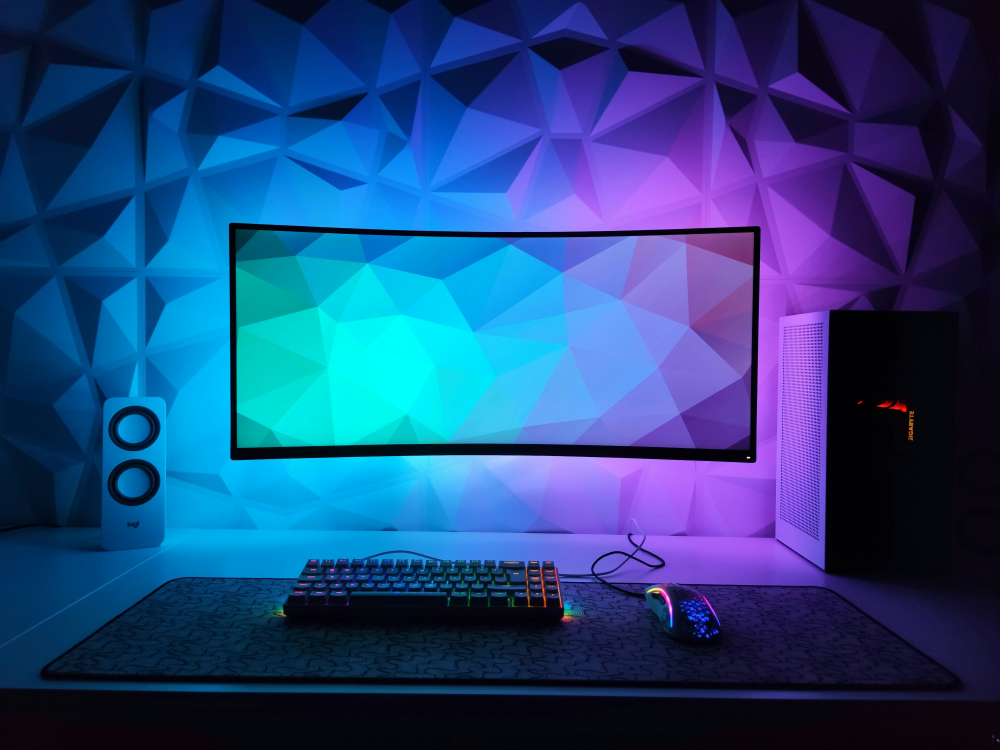
#> input picture reels/frames/real/desk_blue.jpg, 3000 x 2250 px (shown at 1/3 size)
$ python -i frame.py   (imports and definitions only)
#> lines starting #> are read from the running program, lines starting #| are printed output that depends on the picture; after the words box and inside, x2 and y2 are one past the last pixel; in counts of white or black regions, pixels touching at a corner belong together
"""Put gameplay on the TV of a gaming-room background (TV screen is chroma green in the room image).

prep:    frame.py prep <room.jpg>                 -> rooms/<name>.png (RGBA, screen cut out) + <name>.json (screen box)
still:   frame.py still <room> <video> <sec> <hook> <out.jpg>
video:   frame.py video <room> <video> <start> <end> <hook> <out.mp4>
Hook text uses "*word*" to highlight a word in yellow.
"""
from __future__ import annotations

import json
import subprocess
import sys
import tempfile
from pathlib import Path

import numpy as np
from PIL import Image, ImageDraw, ImageFilter, ImageFont

HERE = Path(__file__).parent
sys.path.insert(0, str(HERE.parent))
import encode  # noqa: E402

ROOMS = HERE / "experimental" / "rooms"   # AI-generated rooms (not used; real_frame.py is the live frame)
W, H = 1080, 1920
FONT = "C:/Windows/Fonts/segoeuib.ttf"
EMOJI_FONT = "C:/Windows/Fonts/seguiemj.ttf"


def _fill(img: Image.Image, xy: tuple[int, int]) -> np.ndarray:
    a = np.asarray(img)
    probe = img.copy()
    ImageDraw.floodfill(probe, xy, (255, 0, 255), thresh=45)
    pm = np.asarray(probe)
    marker = (pm[..., 0] == 255) & (pm[..., 1] == 0) & (pm[..., 2] == 255)
    return marker & ~((a[..., 0] == 255) & (a[..., 1] == 0) & (a[..., 2] == 255))


def find_screen(img: Image.Image) -> np.ndarray:
    """Mask of the TV screen: the largest flat, saturated, rectangular region flood-filled from a grid of seeds
    (searched on a quarter-size copy, then filled once at full size). Works whatever colour the screen came out."""
    small = img.resize((img.width // 4, img.height // 4), Image.BILINEAR)
    a = np.asarray(small).astype(np.int16)
    best, best_area = None, 0
    for fy in np.arange(0.25, 0.70, 0.04):
        for fx in np.arange(0.30, 0.71, 0.05):
            x, y = int(fx * small.width), int(fy * small.height)
            px = a[y, x]
            if px.max() - px.min() < 80:  # screen colours are strongly saturated
                continue
            filled = _fill(small, (x, y))
            area = int(filled.sum())
            if area <= best_area:
                continue
            ys, xs = np.nonzero(filled)
            if area / ((xs.max() - xs.min() + 1) * (ys.max() - ys.min() + 1)) > 0.85:
                best, best_area = (x, y), area
    if best is None or best_area < 2500:
        raise SystemExit("no TV screen found")
    return _fill(img, (best[0] * 4 + 2, best[1] * 4 + 2))


TV_WIDTH = 0.88   # TV spans this share of the frame width (phone-sized gameplay)
TV_TOP = 0.34     # TV top edge sits here, leaving wall space above for the hook


NO_ZOOM = {"4_player_pov"}  # the hands holding the controller are the point of this room; keep the full view


def zoom_to_tv(src: Image.Image, name: str = "") -> Image.Image:
    """Crop the generated room around its TV so the TV fills TV_WIDTH of a 9:16 frame."""
    full = src.resize((W, H), Image.LANCZOS)
    if name in NO_ZOOM:
        return full
    ys, xs = np.nonzero(find_screen(full))
    tw, cx, top = xs.max() - xs.min() + 1, (xs.max() + xs.min()) / 2, ys.min()
    cw = min(tw / TV_WIDTH, W)
    ch = cw * H / W
    x0 = min(max(cx - cw / 2, 0), W - cw)
    y0 = min(max(top - TV_TOP * ch, 0), H - ch)
    k = src.width / W
    crop = src.crop((x0 * k, y0 * k, (x0 + cw) * k, (y0 + ch) * k)).resize((W, H), Image.LANCZOS)
    return crop.filter(ImageFilter.UnsharpMask(radius=2, percent=60, threshold=2))


# [24 lines left out: function prep, not called in this run]


def _is_emoji(ch: str) -> bool:
    cp = ord(ch)
    return cp >= 0x1F000 or 0x2600 <= cp <= 0x27BF or cp in (0x200D, 0xFE0F)


# [92 lines left out: functions _runs, hook_png, compose, not called in this run]


# [8 lines not run here, left out]

>>> from PIL import Image
>>> picture = Image.open('real/desk_blue.jpg')
#> picture is the input picture: PIL image 3000x2250 RGB; mean R, G, B 32.8, 69.1, 125.4
>>> result = zoom_to_tv(picture)
#> in zoom_to_tv, `full = src.resize((W, H), Image.LANCZOS)`:
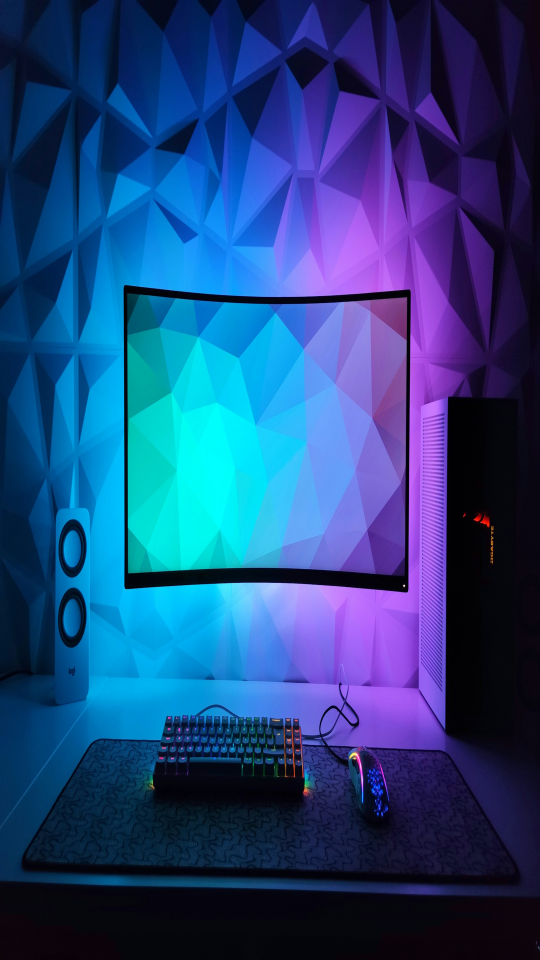
#> full: PIL image 1080x1920 RGB (shown at 1/2 size); mean R, G, B 32.8, 69.1, 125.4
#> in find_screen, `small = img.resize((img.width // 4, img.height // 4), Image.BILINEAR)`:
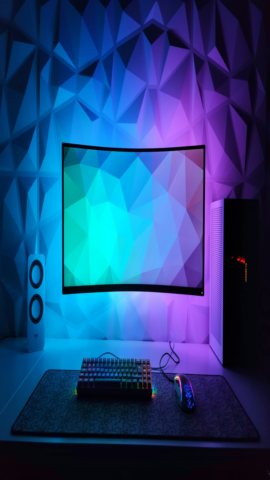
#> small: PIL image 270x480 RGB; mean R, G, B 32.8, 69.2, 125.4
#> the loop in find_screen, `for fy in np.arange(0.25, 0.70, 0.04):` made 12 passes
#> pass 1, in _fill, `pm = np.asarray(probe)`:
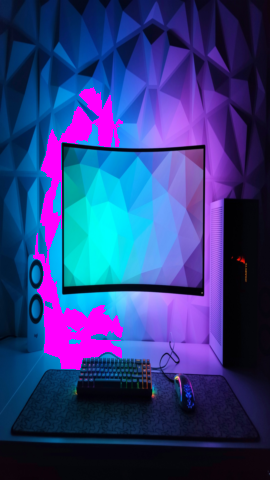
#> pm: shape (480, 270, 3); mean R, G, B 47.1, 60.3, 127
#> pass 1, in _fill, `marker = (pm[..., 0] == 255) & (pm[..., 1] == 0) & (pm[..., 2] == 255)`:
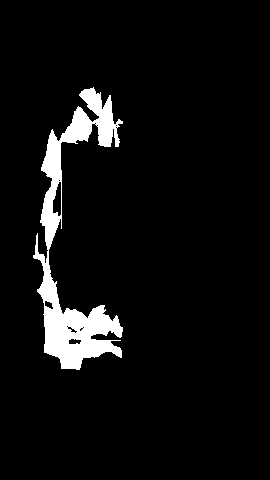
#> marker: shape (480, 270) bool; 5.7% white; 1 white region, box (x1, y1, x2, y2) and area: (33, 87, 123, 370) 7434
#> pass 1, in _fill (call 2), `marker = (pm[..., 0] == 255) & (pm[..., 1] == 0) & (pm[..., 2] == 255)`:
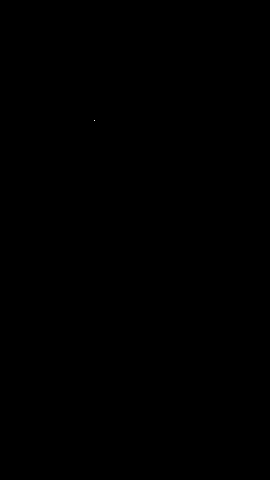
#> marker: shape (480, 270) bool; 0% white in thin lines or dots, all inside (x1, y1, x2, y2) = (94, 120, 95, 121)
#> after the loop in find_screen, `for fy in np.arange(0.25, 0.70, 0.04):`:
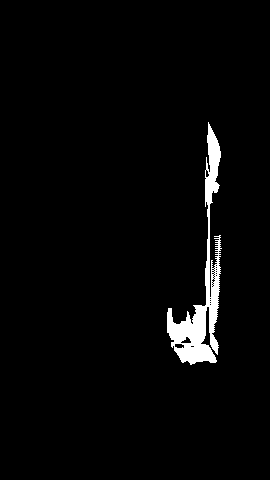
#> filled: shape (480, 270) bool; 2.8% white; 1 white region, box (x1, y1, x2, y2) and area: (167, 122, 222, 365) 3590
#> (the run stopped early here; a loop or call above may not have finished)
